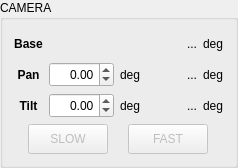
       <widget class="QGroupBox" name="gb_camera">
        <property name="font">
         <font>
          <bold>false</bold>
         </font>
        </property>
        <property name="title">
         <string>CAMERA</string>
        </property>
        <layout class="QVBoxLayout" name="verticalLayout_7">
         <item>
          <layout class="QGridLayout" name="gl_camera_input">
           <item row="2" column="2">
            <widget class="QLabel" name="static_l_camera_tilt_u">
             <property name="sizePolicy">
              <sizepolicy hsizetype="Minimum" vsizetype="Minimum">
               <horstretch>0</horstretch>
               <verstretch>0</verstretch>
              </sizepolicy>
             </property>
             <property name="text">
              <string>deg</string>
             </property>
            </widget>
           </item>
           <item row="1" column="4">
            <widget class="QLabel" name="static_l_actual_camera_pan_u">
             <property name="sizePolicy">
              <sizepolicy hsizetype="Minimum" vsizetype="Minimum">
               <horstretch>0</horstretch>
               <verstretch>0</verstretch>
              </sizepolicy>
             </property>
             <property name="text">
              <string>deg</string>
             </property>
            </widget>
           </item>
           <item row="2" column="0">
            <widget class="QLabel" name="static_l_camera_tilt">
             <property name="font">
              <font>
               <bold>true</bold>
              </font>
             </property>
             <property name="text">
              <string>Tilt</string>
             </property>
             <property name="alignment">
              <set>Qt::AlignmentFlag::AlignCenter</set>
             </property>
            </widget>
           </item>
           <item row="0" column="3">
            <widget class="QLabel" name="l_actual_camera_base">
             <property name="sizePolicy">
              <sizepolicy hsizetype="Fixed" vsizetype="Fixed">
               <horstretch>0</horstretch>
               <verstretch>0</verstretch>
              </sizepolicy>
             </property>
             <property name="minimumSize">
              <size>
               <width>50</width>
               <height>25</height>
              </size>
             </property>
             <property name="maximumSize">
              <size>
               <width>50</width>
               <height>25</height>
              </size>
             </property>
             <property name="text">
              <string>...</string>
             </property>
             <property name="alignment">
              <set>Qt::AlignmentFlag::AlignRight|Qt::AlignmentFlag::AlignTrailing|Qt::AlignmentFlag::AlignVCenter</set>
             </property>
            </widget>
           </item>
           <item row="0" column="4">
            <widget class="QLabel" name="static_l_actual_camera_base_u">
             <property name="sizePolicy">
              <sizepolicy hsizetype="Minimum" vsizetype="Minimum">
               <horstretch>0</horstretch>
               <verstretch>0</verstretch>
              </sizepolicy>
             </property>
             <property name="text">
              <string>deg</string>
             </property>
            </widget>
           </item>
           <item row="2" column="3">
            <widget class="QLabel" name="l_actual_camera_tilt">
             <property name="sizePolicy">
              <sizepolicy hsizetype="Fixed" vsizetype="Fixed">
               <horstretch>0</horstretch>
               <verstretch>0</verstretch>
              </sizepolicy>
             </property>
             <property name="minimumSize">
              <size>
               <width>50</width>
               <height>25</height>
              </size>
             </property>
             <property name="maximumSize">
              <size>
               <width>50</width>
               <height>25</height>
              </size>
             </property>
             <property name="text">
              <string>...</string>
             </property>
             <property name="alignment">
              <set>Qt::AlignmentFlag::AlignRight|Qt::AlignmentFlag::AlignTrailing|Qt::AlignmentFlag::AlignVCenter</set>
             </property>
            </widget>
           </item>
           <item row="1" column="3">
            <widget class="QLabel" name="l_actual_camera_pan">
             <property name="sizePolicy">
              <sizepolicy hsizetype="Fixed" vsizetype="Fixed">
               <horstretch>0</horstretch>
               <verstretch>0</verstretch>
              </sizepolicy>
             </property>
             <property name="minimumSize">
              <size>
               <width>50</width>
               <height>25</height>
              </size>
             </property>
             <property name="maximumSize">
              <size>
               <width>50</width>
               <height>25</height>
              </size>
             </property>
             <property name="text">
              <string>...</string>
             </property>
             <property name="alignment">
              <set>Qt::AlignmentFlag::AlignRight|Qt::AlignmentFlag::AlignTrailing|Qt::AlignmentFlag::AlignVCenter</set>
             </property>
            </widget>
           </item>
           <item row="1" column="1">
            <widget class="QDoubleSpinBox" name="sb_camera_pan">
             <property name="sizePolicy">
              <sizepolicy hsizetype="Fixed" vsizetype="Fixed">
               <horstretch>0</horstretch>
               <verstretch>0</verstretch>
              </sizepolicy>
             </property>
             <property name="minimumSize">
              <size>
               <width>65</width>
               <height>25</height>
              </size>
             </property>
             <property name="maximumSize">
              <size>
               <width>65</width>
               <height>25</height>
              </size>
             </property>
             <property name="statusTip">
              <string>Range: -80,80  |  Interval: 10</string>
             </property>
             <property name="alignment">
              <set>Qt::AlignmentFlag::AlignRight|Qt::AlignmentFlag::AlignTrailing|Qt::AlignmentFlag::AlignVCenter</set>
             </property>
             <property name="minimum">
              <double>-80.000000000000000</double>
             </property>
             <property name="maximum">
              <double>80.000000000000000</double>
             </property>
             <property name="singleStep">
              <double>10.000000000000000</double>
             </property>
            </widget>
           </item>
           <item row="2" column="4">
            <widget class="QLabel" name="static_l_actual_camera_tilt_u">
             <property name="sizePolicy">
              <sizepolicy hsizetype="Minimum" vsizetype="Minimum">
               <horstretch>0</horstretch>
               <verstretch>0</verstretch>
              </sizepolicy>
             </property>
             <property name="text">
              <string>deg</string>
             </property>
            </widget>
           </item>
           <item row="1" column="2">
            <widget class="QLabel" name="static_l_camera_pan_u">
             <property name="sizePolicy">
              <sizepolicy hsizetype="Minimum" vsizetype="Minimum">
               <horstretch>0</horstretch>
               <verstretch>0</verstretch>
              </sizepolicy>
             </property>
             <property name="text">
              <string>deg</string>
             </property>
            </widget>
           </item>
           <item row="2" column="1">
            <widget class="QDoubleSpinBox" name="sb_camera_tilt">
             <property name="sizePolicy">
              <sizepolicy hsizetype="Fixed" vsizetype="Fixed">
               <horstretch>0</horstretch>
               <verstretch>0</verstretch>
              </sizepolicy>
             </property>
             <property name="minimumSize">
              <size>
               <width>65</width>
               <height>25</height>
              </size>
             </property>
             <property name="maximumSize">
              <size>
               <width>65</width>
               <height>25</height>
              </size>
             </property>
             <property name="statusTip">
              <string>Range: -80,80  |  Interval: 10</string>
             </property>
             <property name="alignment">
              <set>Qt::AlignmentFlag::AlignRight|Qt::AlignmentFlag::AlignTrailing|Qt::AlignmentFlag::AlignVCenter</set>
             </property>
             <property name="minimum">
              <double>-80.000000000000000</double>
             </property>
             <property name="maximum">
              <double>80.000000000000000</double>
             </property>
             <property name="singleStep">
              <double>10.000000000000000</double>
             </property>
            </widget>
           </item>
           <item row="0" column="0">
            <widget class="QLabel" name="static_l_camera_base">
             <property name="font">
              <font>
               <bold>true</bold>
              </font>
             </property>
             <property name="text">
              <string>Base</string>
             </property>
             <property name="alignment">
              <set>Qt::AlignmentFlag::AlignCenter</set>
             </property>
            </widget>
           </item>
           <item row="1" column="0">
            <widget class="QLabel" name="static_l_camera_pan">
             <property name="font">
              <font>
               <bold>true</bold>
              </font>
             </property>
             <property name="text">
              <string>Pan</string>
             </property>
             <property name="alignment">
              <set>Qt::AlignmentFlag::AlignCenter</set>
             </property>
            </widget>
           </item>
          </layout>
         </item>
         <item>
          <layout class="QHBoxLayout" name="hl_camera_servo_control">
           <item alignment="Qt::AlignmentFlag::Qt::AlignmentFlag::AlignVCenter">
            <widget class="QPushButton" name="pb_camera_slow">
             <property name="enabled">
              <bool>false</bool>
             </property>
             <property name="sizePolicy">
              <sizepolicy hsizetype="Fixed" vsizetype="Fixed">
               <horstretch>0</horstretch>
               <verstretch>0</verstretch>
              </sizepolicy>
             </property>
             <property name="minimumSize">
              <size>
               <width>80</width>
               <height>30</height>
              </size>
             </property>
             <property name="maximumSize">
              <size>
               <width>80</width>
               <height>30</height>
              </size>
             </property>
             <property name="text">
              <string>SLOW</string>
             </property>
            </widget>
           </item>
           <item alignment="Qt::AlignmentFlag::Qt::AlignmentFlag::AlignVCenter">
            <widget class="QPushButton" name="pb_camera_fast">
             <property name="enabled">
              <bool>false</bool>
             </property>
             <property name="sizePolicy">
              <sizepolicy hsizetype="Fixed" vsizetype="Fixed">
               <horstretch>0</horstretch>
               <verstretch>0</verstretch>
              </sizepolicy>
             </property>
             <property name="minimumSize">
              <size>
               <width>80</width>
               <height>30</height>
              </size>
             </property>
             <property name="maximumSize">
              <size>
               <width>80</width>
               <height>30</height>
              </size>
             </property>
             <property name="text">
              <string>FAST</string>
             </property>
            </widget>
           </item>
          </layout>
         </item>
        </layout>
       </widget>
